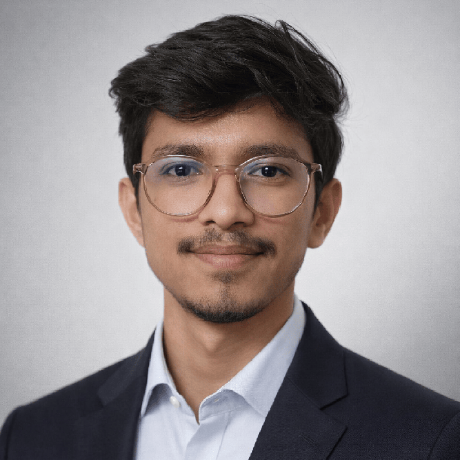
#> input picture source-photo.jpg, 460 x 460 px, found by its file name
$ python prep_photo.py
#> lines starting #> are read from the running program, lines starting #| are printed output that depends on the picture
import os
import sys
import io
import requests
from PIL import Image, ImageEnhance, ImageOps

def download_avatar_if_needed(filename="source-photo.jpg", username="Prasadhol2001"):
    if not os.path.exists(filename):
        print(f"[{filename}] not found locally. Fetching profile photo from GitHub for '{username}'...")
        url = f"https://github.com/{username}.png"
        resp = requests.get(url, headers={"User-Agent": "Mozilla/5.0"})
        if resp.status_code == 200:
            with open(filename, "wb") as f:
                f.write(resp.content)
            print(f"Downloaded profile avatar to '{filename}' ({len(resp.content)} bytes).")
        else:
            raise RuntimeError(f"Failed to fetch avatar from {url}, HTTP status {resp.status_code}")

def prep_photo(input_path="source-photo.jpg", output_path="source-prepped.png", username="Prasadhol2001"):
#> called with input_path = 'source-photo.jpg', output_path = 'source-prepped.png', username = 'Prasadhol2001'
    download_avatar_if_needed(input_path, username)

    print(f"Prepping photo: '{input_path}' -> '{output_path}'")
    img = Image.open(input_path).convert("RGBA")

    # 1. Composite onto pure white background
    white_bg = Image.new("RGBA", img.size, (255, 255, 255, 255))
#> white_bg: PIL image 460x460 RGBA; every value is 255
    composite = Image.alpha_composite(white_bg, img).convert("L")
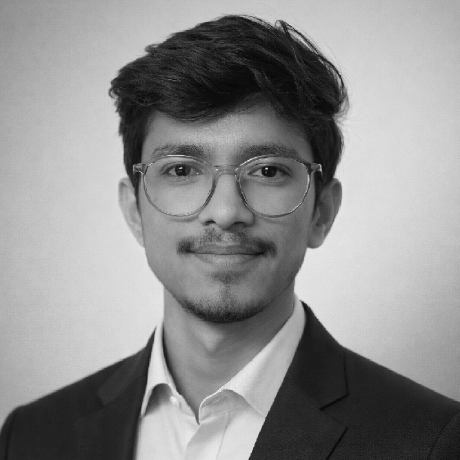
#> composite: PIL image 460x460 L; min 8, max 241, mean 142.2

    # 2. Apply autocontrast & Local Contrast Enhancement via PIL
    enhanced = ImageOps.autocontrast(composite, cutoff=2)
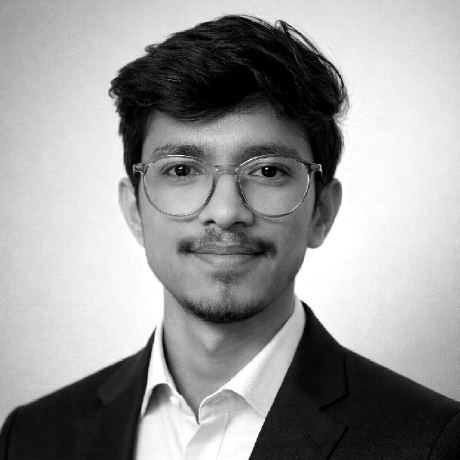
#> enhanced: PIL image 460x460 L; min 0, max 255, mean 153.1
    enhancer = ImageEnhance.Contrast(enhanced)
    final_img = enhancer.enhance(1.8)
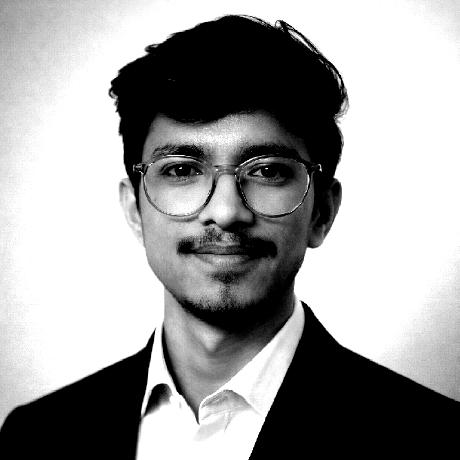
#> final_img: PIL image 460x460 L; min 0, max 255, mean 157.7

    # 3. Brightness adjustment to ensure highlights map to empty space
    brightener = ImageEnhance.Brightness(final_img)
    final_img = brightener.enhance(1.1)
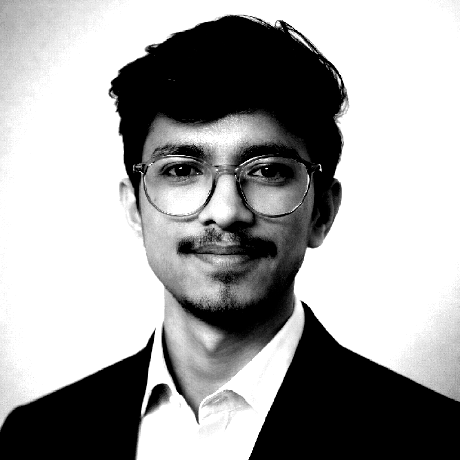
#> final_img: PIL image 460x460 L; min 0, max 255, mean 162.2

    final_img.save(output_path)
    print(f"Successfully saved prepped image to '{output_path}' ({final_img.size[0]}x{final_img.size[1]}px).")
#| Successfully saved prepped image to 'source-prepped.png' (460x460px).

if __name__ == "__main__":
    target_in = sys.argv[1] if len(sys.argv) > 1 else "source-photo.jpg"
    target_out = sys.argv[2] if len(sys.argv) > 2 else "source-prepped.png"
    user = sys.argv[3] if len(sys.argv) > 3 else "Prasadhol2001"
    prep_photo(target_in, target_out, user)
